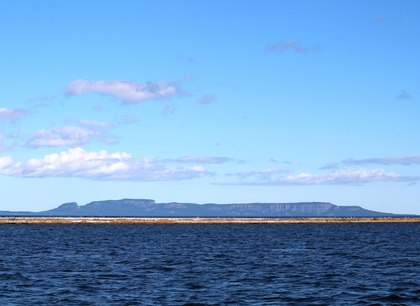
%> input picture ass2/sleeping giant from water.jpg, 420 x 306 px, shrunk from 2000 x 1455 before the run
$ octave --eval "result = countGL_9021assignment2_1(imread('sleeping giant from water.jpg'));"   (GNU Octave 9; MATLAB toolbox functions it lacks are replaced by stand-ins)
%> lines starting %> are read from the running program, lines starting %| are printed output that depends on the picture
function y = countGL_9021assignment2_1(im)
     im = rgb2gray(im); % convert image to grayscale
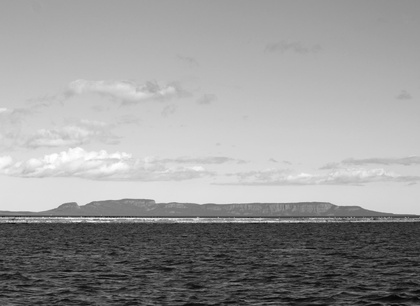
%> im: size 306x420 uint8; min 3, max 255, mean 153.7
     [dim_x, dim_y] = size(im); % obtain the dimension of image matrix
%> dim_x = 306; dim_y = 420
     subplot(2,2,1) % create position for image
     imshow(im) % show the image
     I2 = im;
     %iterate over each image element and check which pixel is below 140
     for i = 1:dim_x
        for j = 1:dim_y
            if I2(i,j) <= 140
                I2(i,j) = 0; % convert it to 0 to change the pixel to dark
            end
        end
     end
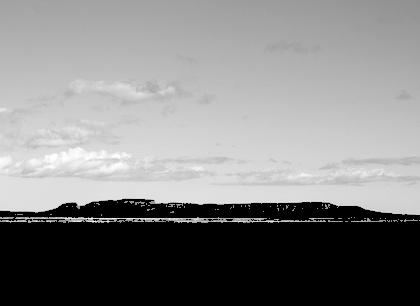
%> I2: size 306x420 uint8; min 0, max 255, mean 131.2
     subplot(2,2,2) % create position for I2
     imshow(I2) % show the image

%> (the run ends here)
